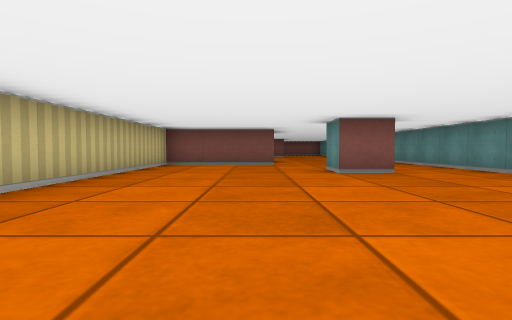
View 1 (above)

15 first-person views from a walk through a cub3D ray-caster map. The camera is about half as high as the walls, tilts 2° down and sees 80° across. The floor is counted in squares. Each view is taken from the middle of a square. On the plan, view 1 faces up. The plan holds only what a view shows up to about 9 squares ahead; the rest is blank.

View 2
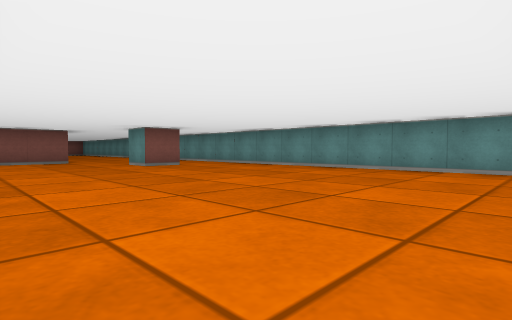

View 3
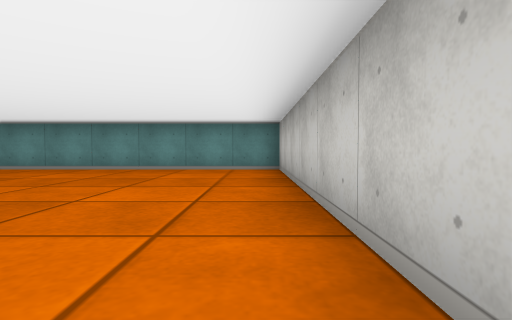

View 4
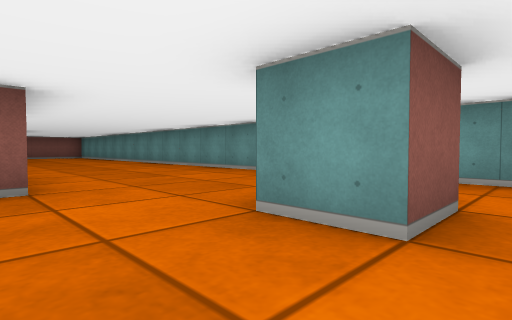

View 5
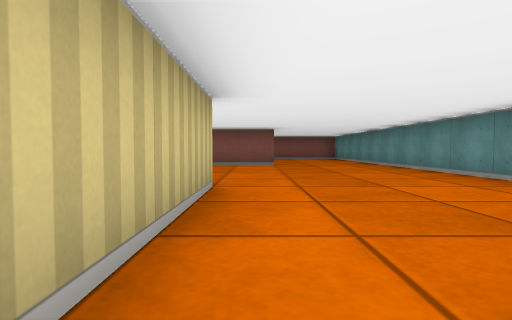

View 6
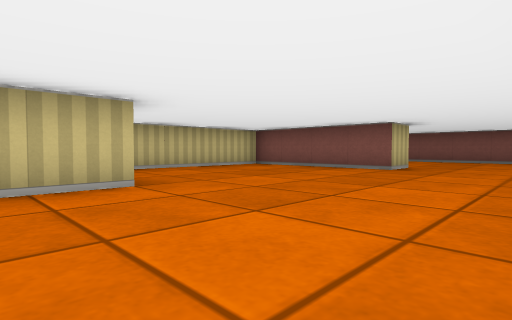

View 7
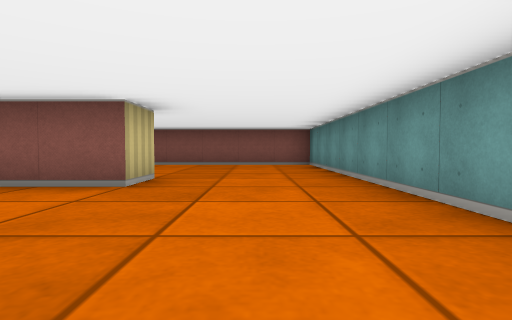

View 8
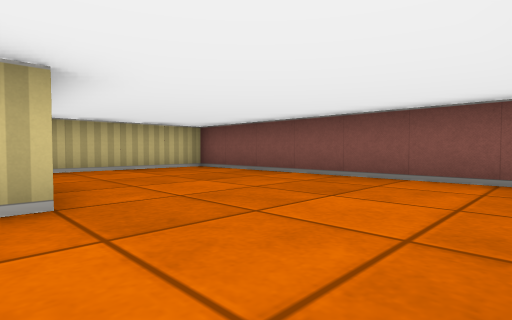

View 9
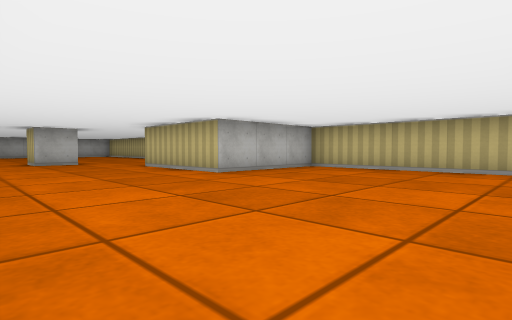

View 10
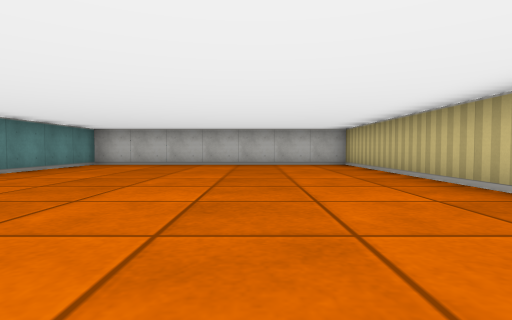

View 11
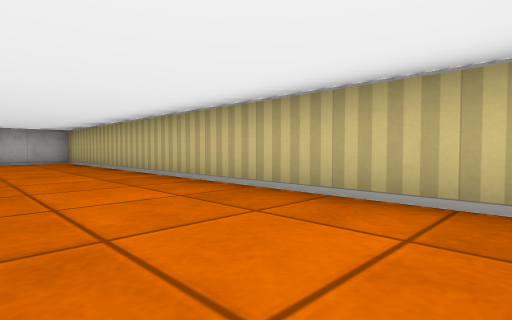

View 12
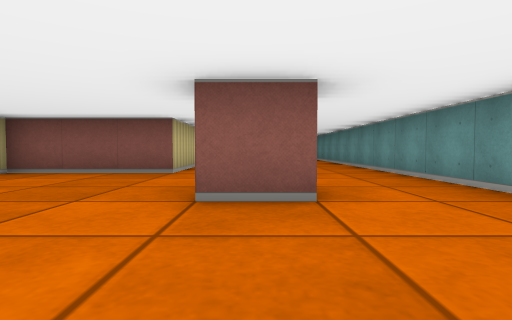

View 13
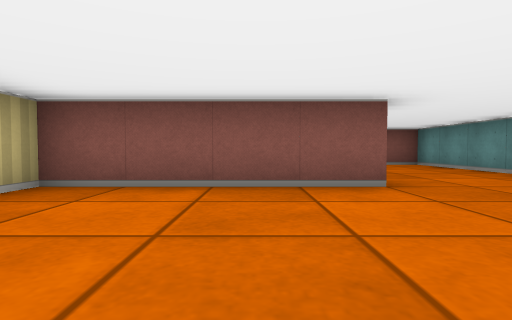

View 14
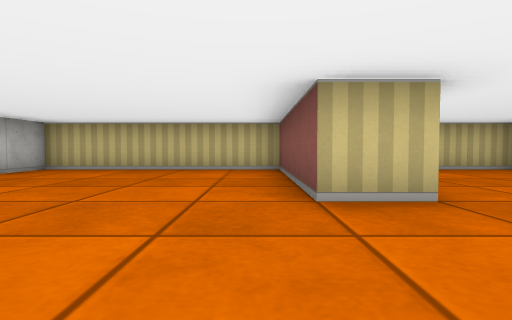

View 15
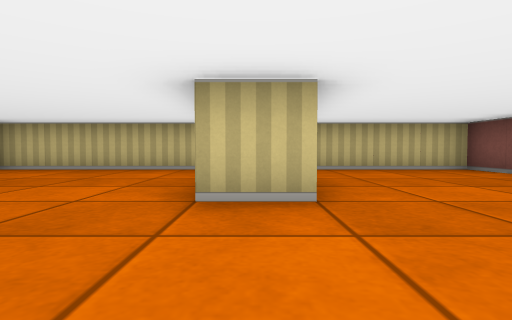

### Floor plan
Points are (right, up) in squares from view 1. A wall is a line through its corners. A room is listed if a view was taken in it or the views show most of it. See-through windows are left out.
Room 1 (views 1, 2, 3, 4, 5, 6, 7, 8, 9, 10, 11, 12, 13, 14, 15)
walls: (1.5, 6.5) (2.5, 6.5) (2.5, 5.5) (1.5, 5.5) (1.5, 6.5); (1.5, 17.6) (1.5, 16.5) (-2.5, 16.5) (-2.5, 11.5) (0.5, 11.5) (0.5, 8.5) (-2.5, 8.5) (-2.5, -2.5) (4.5, -2.5) (4.5, 21.5) (-2.5, 21.5) (-2.5, 18.2)

Where each view was taken, in squares from view 1:
view 1: 0 up, 0 right, facing up
view 2: 2 down, 2 left, facing up-right
view 3: 2 down, 2 left, facing right
view 4: 5 up, 0 right, facing up-right
view 5: 8 up, 1 right, facing up
view 6: 10 up, 4 right, facing up-left
view 7: 13 up, 3 right, facing up
view 8: 17 up, 4 right, facing up-left
view 9: 16 up, 4 right, facing down-left
view 10: 6 up, 0 right, facing down
view 11: 8 up, 0 right, facing down-left
view 12: 3 up, 2 right, facing up
view 13: 13 up, 0 right, facing up
view 14: 16 up, 4 right, facing left
view 15: 17 up, 4 right, facing left
